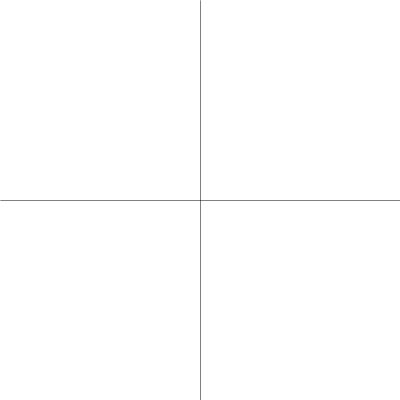
Frame 1 (no input)
Frame 60 (the mouse pressed at the canvas centre just before this capture): identical to frame 1, image omitted
Frame 120 (the mouse held since frame 60 and released just before this capture): identical to frame 1, image omitted

The Processing sketch that drew this single still picture (run headless with seeded random() and noise(); from frame 60 on, the mouse is pressed at the canvas centre):

// Processing sketch: Ejercicio10
// ── Ejercicio10.pde

public void setup() {
  size(400, 400);

}

public void draw() {
  translate(width/2, height/2);
  background(255);
  strokeWeight(0.5);
  line(-width/2, 0, width/2, 0);
  line(0, -height/2, 0, height/2);

}

// ── Vector.pde
class Vector {
  private PVector puntoA;
  private PVector puntoB;
  private PVector puntoC;
  private PVector puntoD;

  public Vector(PVector puntoA, PVector puntoB, PVector puntoC) {
    this.puntoA = puntoA;
    this.puntoB = puntoB;
    this.puntoC = puntoC;
  }
}
